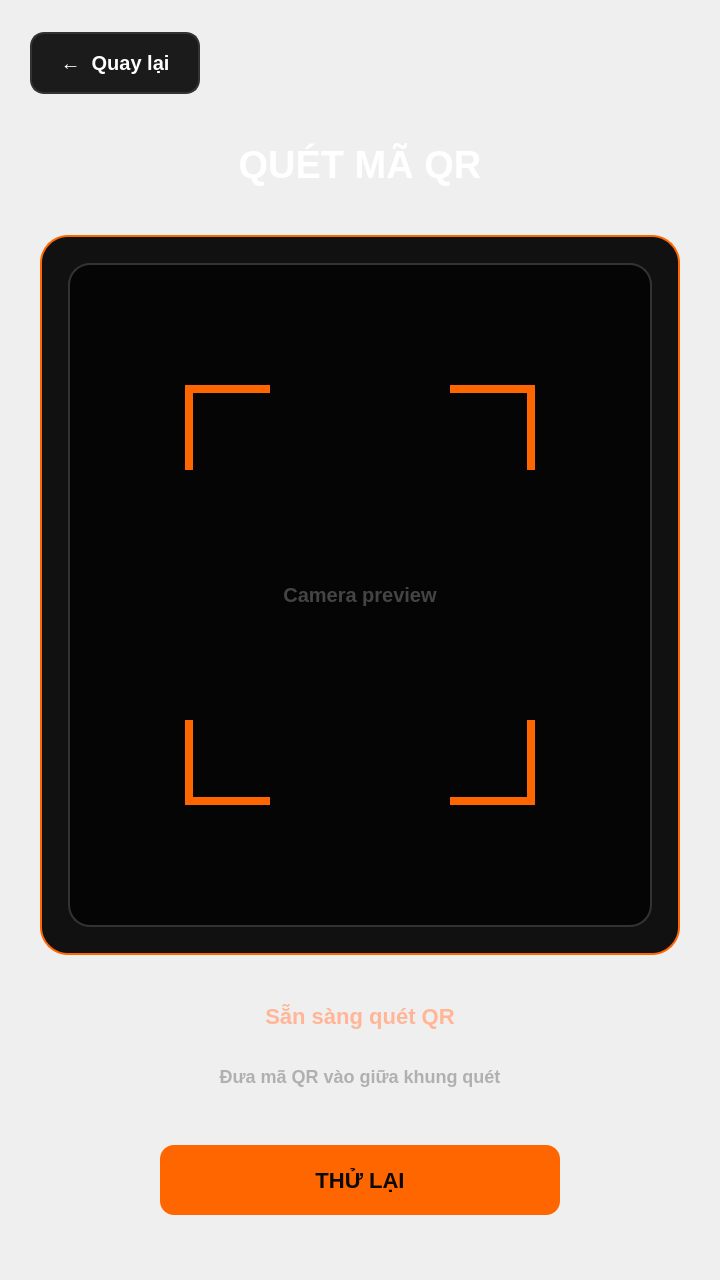
<?xml version="1.0" encoding="UTF-8"?>
<ui version="4.0">
 <class>QRScan</class>
 <widget class="QWidget" name="mainContent">
  <property name="geometry">
   <rect>
    <x>0</x>
    <y>0</y>
    <width>720</width>
    <height>1280</height>
   </rect>
  </property>
  <property name="windowTitle">
   <string>QR Scan</string>
  </property>
  <property name="styleSheet">
   <string notr="true">#mainContent {
    background-color: #0A0A0A;
}
QPushButton#btnBack,
QPushButton#btnRetry {
    background-color: #1C1B1B;
    border: 2px solid #333333;
    border-radius: 14px;
    color: #FFFFFF;
    font-size: 20px;
    font-weight: 800;
}
QPushButton#btnRetry {
    background-color: #FF6600;
    border: none;
    color: #0A0A0A;
    font-size: 22px;
    font-weight: 900;
}
QLabel#titleLabel {
    color: #FFFFFF;
    font-size: 38px;
    font-weight: 900;
}
QLabel#statusLabel {
    color: #FFB596;
    font-size: 22px;
    font-weight: 900;
}
QLabel#hintLabel {
    color: #B0B0B0;
    font-size: 18px;
    font-weight: 600;
}
QFrame#cameraCard {
    background-color: #111111;
    border: 2px solid #FF6600;
    border-radius: 28px;
}
QLabel#cameraPreview {
    background-color: #050505;
    border: 2px solid #333333;
    border-radius: 22px;
    color: #444444;
    font-size: 20px;
    font-weight: 800;
}
QFrame#scanCornerTopLeft,
QFrame#scanCornerTopRight,
QFrame#scanCornerBottomLeft,
QFrame#scanCornerBottomRight {
    background-color: transparent;
    border-color: #FF6600;
}</string>
  </property>
  <widget class="QPushButton" name="btnBack">
   <property name="geometry">
    <rect>
     <x>30</x>
     <y>32</y>
     <width>170</width>
      <height>62</height>
    </rect>
   </property>
    <property name="text">
     <string>←  Quay lại</string>
    </property>
  </widget>
  <widget class="QLabel" name="titleLabel">
   <property name="geometry">
    <rect>
     <x>76</x>
     <y>135</y>
     <width>568</width>
     <height>60</height>
    </rect>
   </property>
   <property name="text">
    <string>QUÉT MÃ QR</string>
   </property>
   <property name="alignment">
    <set>Qt::AlignmentFlag::AlignCenter</set>
   </property>
  </widget>
  <widget class="QFrame" name="cameraCard">
   <property name="geometry">
    <rect>
     <x>40</x>
     <y>235</y>
     <width>640</width>
     <height>720</height>
    </rect>
   </property>
   <property name="frameShape">
    <enum>QFrame::Shape::StyledPanel</enum>
   </property>
   <widget class="QLabel" name="cameraPreview">
    <property name="geometry">
     <rect>
      <x>28</x>
      <y>28</y>
      <width>584</width>
      <height>664</height>
     </rect>
    </property>
    <property name="text">
     <string>Camera preview</string>
    </property>
    <property name="alignment">
     <set>Qt::AlignmentFlag::AlignCenter</set>
    </property>
   </widget>
   <widget class="QFrame" name="scanCornerTopLeft">
    <property name="geometry">
     <rect>
      <x>145</x>
      <y>150</y>
      <width>85</width>
      <height>85</height>
     </rect>
    </property>
    <property name="styleSheet">
     <string notr="true">border-left: 8px solid #FF6600; border-top: 8px solid #FF6600;</string>
    </property>
   </widget>
   <widget class="QFrame" name="scanCornerTopRight">
    <property name="geometry">
     <rect>
      <x>410</x>
      <y>150</y>
      <width>85</width>
      <height>85</height>
     </rect>
    </property>
    <property name="styleSheet">
     <string notr="true">border-right: 8px solid #FF6600; border-top: 8px solid #FF6600;</string>
    </property>
   </widget>
   <widget class="QFrame" name="scanCornerBottomLeft">
    <property name="geometry">
     <rect>
      <x>145</x>
      <y>485</y>
      <width>85</width>
      <height>85</height>
     </rect>
    </property>
    <property name="styleSheet">
     <string notr="true">border-left: 8px solid #FF6600; border-bottom: 8px solid #FF6600;</string>
    </property>
   </widget>
   <widget class="QFrame" name="scanCornerBottomRight">
    <property name="geometry">
     <rect>
      <x>410</x>
      <y>485</y>
      <width>85</width>
      <height>85</height>
     </rect>
    </property>
    <property name="styleSheet">
     <string notr="true">border-right: 8px solid #FF6600; border-bottom: 8px solid #FF6600;</string>
    </property>
   </widget>
  </widget>
  <widget class="QLabel" name="statusLabel">
   <property name="geometry">
    <rect>
     <x>60</x>
     <y>995</y>
     <width>600</width>
     <height>42</height>
    </rect>
   </property>
   <property name="text">
    <string>Sẵn sàng quét QR</string>
   </property>
   <property name="alignment">
    <set>Qt::AlignmentFlag::AlignCenter</set>
   </property>
  </widget>
  <widget class="QLabel" name="hintLabel">
   <property name="geometry">
    <rect>
     <x>70</x>
     <y>1045</y>
     <width>580</width>
     <height>62</height>
    </rect>
   </property>
   <property name="text">
    <string>Đưa mã QR vào giữa khung quét</string>
   </property>
   <property name="alignment">
    <set>Qt::AlignmentFlag::AlignCenter</set>
   </property>
   <property name="wordWrap">
    <bool>true</bool>
   </property>
  </widget>
  <widget class="QPushButton" name="btnRetry">
   <property name="geometry">
    <rect>
     <x>160</x>
     <y>1145</y>
     <width>400</width>
     <height>70</height>
    </rect>
   </property>
   <property name="text">
    <string>THỬ LẠI</string>
   </property>
  </widget>
 </widget>
 <resources/>
 <connections/>
</ui>
